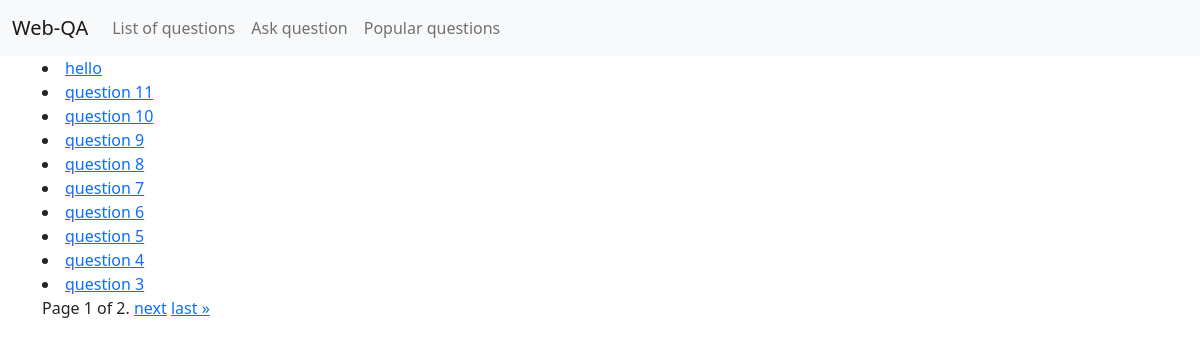
/, run on an earlier commit of the app's database.
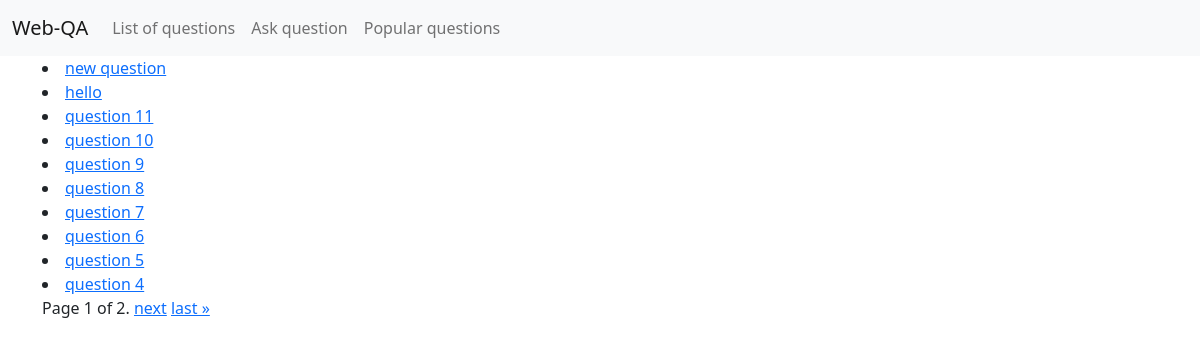
And on a later commit of the database.
### qa/models.py (models this page shows, shortened)
class Question(models.Model):
    title = models.CharField(max_length=255, blank=True, null=True)
    text = models.TextField(blank=True, null=True)
    added_at = models.DateTimeField(auto_now_add=True)
    rating = models.IntegerField(default=0)
    author = models.ForeignKey(User, on_delete=models.CASCADE, blank=True, null=True, related_name="questions")
    likes = models.ManyToManyField(User, blank=True, related_name="questions_liked")
    objects = QuestionManager()
    def get_absolute_url(self):
        return reverse('detail', args=[self.id])

### qa/views.py (the view)
# urls.py: path("", new_list, name="main"),
def new_list(request):
    qs = Question.objects.new()
    page_obj = paginate(request, qs)
    context = {
        "page_obj": page_obj
    }
    return render(request, "qa/list.html", context)

### qa/models.py (called while the page is built)
    def new(self, number_of_questions=100):
        return self.model.objects.all().order_by("-added_at")[:number_of_questions]

### qa/views.py (called while the page is built)
def paginate(request, qs):
    try:
        page_number = int(request.GET.get("page", 1))
    except ValueError:
        raise Http404
    paginator = Paginator(qs, 10)
    try:
        page_obj = paginator.get_page(page_number)
    except EmptyPage:
        page_obj = paginator.get_page(paginator.num_pages)
    return page_obj

### qa/templates/qa/list.html (shortened to what this page needs)
{% extends "qa/base.html" %}
{% block content %}
{% for question in page_obj %}
<li><a href="{{question.get_absolute_url}}">{{question.title}}</a></li>
{% endfor %}
<div class="pagination">
    <span class="step-links">
        <span class="current">
            Page {{ page_obj.number }} of {{ page_obj.paginator.num_pages }}.
        </span>
        {% if page_obj.has_next %}
            <a href="?page={{ page_obj.next_page_number }}">next</a>
            <a href="?page={{ page_obj.paginator.num_pages }}">last &raquo;</a>
        {% endif %}
    </span>
</div>
{% endblock %}

### qa/templates/qa/base.html (shortened to what this page needs)
<!doctype html>
<html lang="en">
  <head>
    <link href="https://cdn.jsdelivr.net/npm/bootstrap@5.0.2/dist/css/bootstrap.min.css" rel="stylesheet">
  </head>
  <body>
  <nav class="navbar navbar-expand-lg navbar-light bg-light">
  <div class="container-fluid">
    <a class="navbar-brand" href="#">Web-QA</a>
    <div class="collapse navbar-collapse" id="navbarSupportedContent">
      <ul class="navbar-nav me-auto mb-2 mb-lg-0">
        <li class="nav-item">
          <a class="nav-link" href="{% url 'main' %}">List of questions</a>
        </li>
        <li class="nav-item">
          <a class="nav-link" href="{% url 'add_question' %}">Ask question</a>
        </li>
        <li class="nav-item">
          <a class="nav-link" href="{% url 'popular' %}">Popular questions</a>
        </li>
      </ul>
    </div>
  </div>
</nav>
  <div class="container">
    {% block content %}{% endblock %}
  </div>
  </body>
</html>

What changed in the data, as far as the page shows it:
no longer on this page (row unchanged): Question: title "question 3"
added Question: title "new question"
